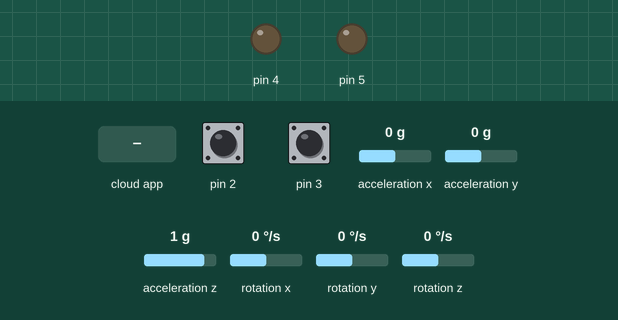
Bench run of a sketch on a simulated Arduino Uno, built with avr-gcc and run on an emulated ATmega328P. Shown: output pins drawn as LEDs (lit = HIGH). The test bench sets the inputs (shaded band); at power-on: pin 2 HIGH, pin 3 HIGH, acceleration x 0 g, acceleration y 0 g, acceleration z 1 g, rotation x 0 °/s, rotation y 0 °/s, rotation z 0 °/s. The ROS host is connected and sends only what is stated.

Above: at 1.2 s.
1.3 s: the phone or cloud app sets linear.x to -100
At 1.9 s:
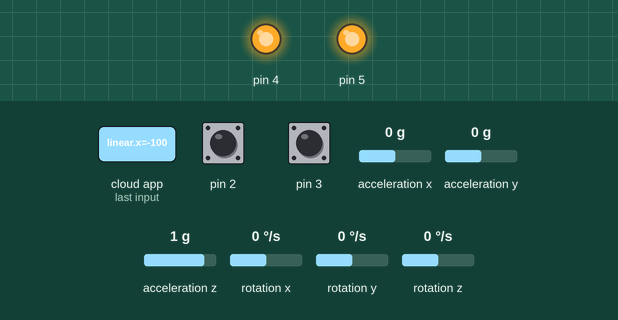
3.6 s: the phone or cloud app sets linear.x to 100
At 5.8 s:
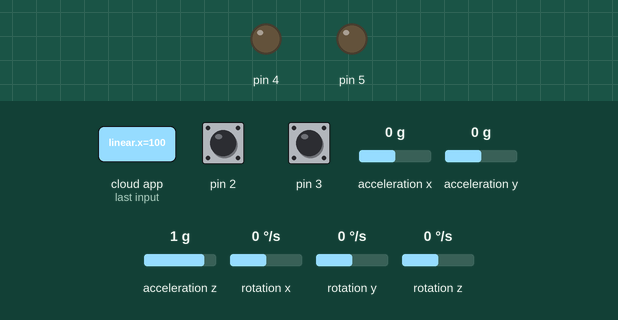
6.6 s: the phone or cloud app sets angular.z to -100
At 7.2 s:
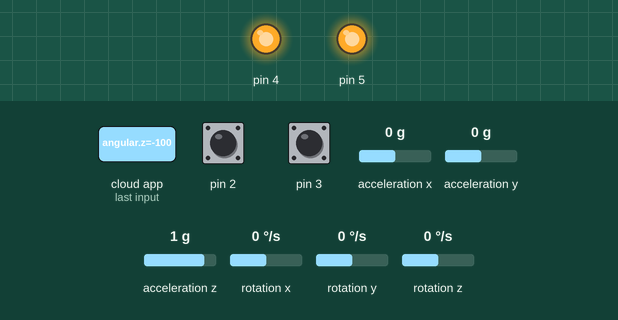
Timing chart, 0 to 9.6 s (numbered marks = the images above; inputs shaded):
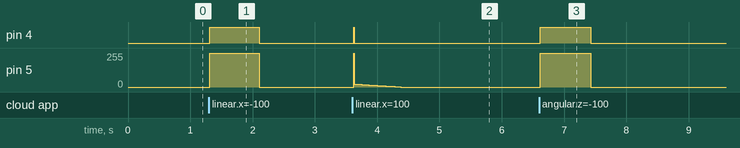

The sketch:

my_robot_mega.ino
```cpp
#include <Wire.h>
#include <MPU6050.h>
#include <my_motor_driver.h>
#include <my_robot_core_config.h>
#include <TimerOne.h>

float yaw = 0;
Vector norm;

void setup()
{
  // Initialize ROS node handle, advertise and subscribe the topics
  nh.getHardware()->setBaud(115200);
  nh.initNode();
  nh.subscribe(cmd_vel_sub);
  nh.advertise(odom_pub);
  nh.advertise(joint_states_pub);
  tf_broadcaster.init(nh);

  // setting for motors
  mt_driver.init();

  //setting for imu
  // Initialize MPU6050
  while (!mpu.begin(MPU6050_SCALE_2000DPS, MPU6050_RANGE_2G));

  // Calibrate gyroscope. The calibration must be at rest.
  // If you don't want calibrate, comment this line.
  mpu.calibrateGyro();

  // Set threshold sensivty. Default 3.
  // If you don't want use threshold, comment this line or set 0.
  mpu.setThreshold(3);

  // setting for slam and navigation (odometry, joint states, TF)
  initOdom();

  initJointStates();

  Timer1.initialize(10000);
  Timer1.attachInterrupt(PID);

  prev_update_time = millis();
}

char test[50];
unsigned int t, temp;
void loop()
{
  uint32_t t = millis();
  updateTime();
  updateVariable(nh.connected());
  updateTFPrefix(nh.connected());

  if ((t - tTime[2]) >= (1000 / DRIVE_INFORMATION_PUBLISH_FREQUENCY))
  {
    updateMotorInfo(mt_driver.getLeftencoder(), mt_driver.getRightencoder());
    publishDriveInformation();
    tTime[2] = t;
  }

  if ((t - tTime[0]) >= (1000/CONTROL_MOTOR_SPEED_FREQUENCY))
  {
    if (t - tTime[6] > CONTROL_MOTOR_TIMEOUT)
    {
      mt_driver.setSetpointL(0);
      mt_driver.setSetpointR(0);
      mt_driver.setpulseL_PID(0);
      mt_driver.setpulseR_PID(0);
    }
    else
    {
      mt_driver.setSetpointL((goal_velocity_from_cmd[LINEAR] - goal_velocity_from_cmd[ANGULAR] * WHEEL_SEPRATION / 2) / (2 * 3.14159265359 * WHEEL_RADIUS) * 60);
      mt_driver.setSetpointR((goal_velocity_from_cmd[LINEAR] + goal_velocity_from_cmd[ANGULAR] * WHEEL_SEPRATION / 2) / (2 * 3.14159265359 * WHEEL_RADIUS) * 60);
    }
    tTime[0] = t;
  }

  nh.spinOnce();
  delay(0.5);
  waitForSerialLink(nh.connected());
}

void PID()
{
  mt_driver.PID();
}

void initJointStates(void)
{
  static char *joint_states_name[] = {(char *)"wheel_left_joint", (char *)"wheel_right_joint"};

  joint_states.header.frame_id = joint_state_header_frame_id;
  joint_states.name = joint_states_name;

  joint_states.name_length = WHEEL_NUM;
  joint_states.position_length = WHEEL_NUM;
  joint_states.velocity_length = WHEEL_NUM;
  joint_states.effort_length = WHEEL_NUM;
}

/*******************************************************************************
  Initialization odometry data
*******************************************************************************/
void initOdom(void)
{
  init_encoder = true;

  for (int index = 0; index < 3; index++)
  {
    odom_pose[index] = 0.0;
    odom_vel[index] = 0.0;
  }

  odom.pose.pose.position.x = 0.0;
  odom.pose.pose.position.y = 0.0;
  odom.pose.pose.position.z = 0.0;

  odom.pose.pose.orientation.x = 0.0;
  odom.pose.pose.orientation.y = 0.0;
  odom.pose.pose.orientation.z = 0.0;
  odom.pose.pose.orientation.w = 0.0;

  odom.twist.twist.linear.x = 0.0;
  odom.twist.twist.angular.z = 0.0;
}

void updateTime()
{
  current_offset = millis();
  current_time = nh.now();
}

void updateOdometry(void)
{
  odom.header.frame_id = odom_header_frame_id;
  odom.child_frame_id = odom_child_frame_id;

  odom.pose.pose.position.x = odom_pose[0];
  odom.pose.pose.position.y = odom_pose[1];
  odom.pose.pose.position.z = 0;
  odom.pose.pose.orientation = tf::createQuaternionFromYaw(odom_pose[2]);

  odom.twist.twist.linear.x = odom_vel[0];
  odom.twist.twist.angular.z = odom_vel[2];
}

void updateTF(geometry_msgs::TransformStamped &odom_tf)
{
  odom_tf.header = odom.header;
  odom_tf.child_frame_id = odom.child_frame_id;
  odom_tf.transform.translation.x = odom.pose.pose.position.x;
  odom_tf.transform.translation.y = odom.pose.pose.position.y;
  odom_tf.transform.translation.z = odom.pose.pose.position.z;
  odom_tf.transform.rotation = odom.pose.pose.orientation;
}

void publishDriveInformation(void)
{
  unsigned long time_now = millis();
  unsigned long step_time = time_now - prev_update_time;
  // char log_msg2[50];

  prev_update_time = time_now;
  ros::Time stamp_now = rosNow();

  // sprintf(log_msg2, "Setup TF on Odometry [%i]", int(step_time));
  // nh.loginfo(log_msg2);

  calcOdometry((double)step_time * 0.001);

  // odometry
  updateOdometry();
  odom.header.stamp = stamp_now;
  odom_pub.publish(&odom);

  // odometry tf
  updateTF(odom_tf);
  odom_tf.header.stamp = stamp_now;
  tf_broadcaster.sendTransform(odom_tf);

  // joint states
  updateJointStates();
  joint_states.header.stamp = stamp_now;
  joint_states_pub.publish(&joint_states);
}

/*******************************************************************************
  Update TF Prefix
*******************************************************************************/
void updateTFPrefix(bool isConnected)
{
  static bool isChecked = false;
  char log_msg[50];

  if (isConnected)
  {
    if (isChecked == false)
    {
      nh.getParam("~tf_prefix", &get_tf_prefix);

      if (!strcmp(get_tf_prefix, ""))
      {
        sprintf(odom_header_frame_id, "odom");
        sprintf(odom_child_frame_id, "base_footprint");

        sprintf(joint_state_header_frame_id, "base_link");
      }
      else
      {
        strcpy(odom_header_frame_id, get_tf_prefix);
        strcpy(odom_child_frame_id, get_tf_prefix);

        strcpy(imu_frame_id, get_tf_prefix);
        strcpy(joint_state_header_frame_id, get_tf_prefix);

        strcat(odom_header_frame_id, "/odom");
        strcat(odom_child_frame_id, "/base_footprint");

        strcat(joint_state_header_frame_id, "/base_link");
      }

      sprintf(log_msg, "Setup TF on Odometry [%s]", odom_header_frame_id);
      nh.loginfo(log_msg);

      sprintf(log_msg, "Setup TF on JointState [%s]", joint_state_header_frame_id);
      nh.loginfo(log_msg);

      isChecked = true;
    }
  }
  else
  {
    isChecked = false;
  }
}

/*******************************************************************************
  Update variable (initialization)
*******************************************************************************/
void updateVariable(bool isConnected)
{
  static bool variable_flag = false;

  if (isConnected)
  {
    if (variable_flag == false)
    {
      initOdom();
      variable_flag = true;
    }
  }
  else
  {
    variable_flag = false;
  }
}

void updateJointStates(void)
{
  static float joint_states_pos[WHEEL_NUM] = {0.0, 0.0};
  static float joint_states_vel[WHEEL_NUM] = {0.0, 0.0};

  joint_states_pos[LEFT] = PULSE2RADL * (double)mt_driver.getLeftencoder();
  joint_states_pos[RIGHT] = PULSE2RADR * (double)mt_driver.getRightencoder();

  joint_states_vel[LEFT] = last_velocity[LEFT];
  joint_states_vel[RIGHT] = last_velocity[RIGHT];

  joint_states.position = joint_states_pos;
  joint_states.velocity = joint_states_vel;
}

void updateMotorInfo(int32_t left_pulse, int32_t right_pulse)
{
  //int32_t current_pulse = 0;
  static int32_t last_pulse[WHEEL_NUM] = {0, 0};

  if (init_encoder)
  {
    for (int index = 0; index < WHEEL_NUM; index++)
    {
      last_diff_pulse[index] = 0;
      last_pulse[index] = 0;
      last_rad[index] = 0.0;

      last_velocity[index] = 0.0;
    }

    last_pulse[LEFT] = left_pulse;
    last_pulse[RIGHT] = right_pulse;
    init_encoder = false;
    return;
  }

  //current_pulse = left_pulse;

  last_diff_pulse[LEFT] = left_pulse - last_pulse[LEFT];
  last_pulse[LEFT] = left_pulse;
  last_rad[LEFT] += PULSE2RADL * (double)last_diff_pulse[LEFT];

  //current_pulse = right_pulse;

  last_diff_pulse[RIGHT] = right_pulse - last_pulse[RIGHT];
  last_pulse[RIGHT] = right_pulse;
  last_rad[RIGHT] += PULSE2RADR * (double)last_diff_pulse[RIGHT];
}

void commandVelocityCallback(const geometry_msgs::Twist &cmd_vel_msg)
{
  goal_velocity_from_cmd[LINEAR] = constrain(cmd_vel_msg.linear.x, MIN_LINEAR_VELOCITY, MAX_LINEAR_VELOCITY);
  goal_velocity_from_cmd[ANGULAR] = constrain(cmd_vel_msg.angular.z, MIN_ANGULAR_VELOCITY, MAX_ANGULAR_VELOCITY);

  if (cmd_vel_msg.linear.x == 0 && cmd_vel_msg.angular.z == 0)
  {
    mt_driver.setpulseL_PID(0);
    mt_driver.setpulseR_PID(0);
  }

  tTime[6] = millis();
}

bool calcOdometry(double diff_time)
{
  double wheel_l, wheel_r; // rotation value of wheel [rad]
  double delta_s, theta, delta_theta;
  static double last_theta = 0.0;
  double v, w; // v = translational velocity [m/s], w = rotational velocity [rad/s]
  double step_time;

  wheel_l = wheel_r = 0.0;
  delta_s = delta_theta = theta = 0.0;
  v = w = 0.0;
  step_time = 0;
  step_time = diff_time;

  if (step_time == 0)
    return false;

  wheel_l = PULSE2RADL * (double)last_diff_pulse[LEFT];
  wheel_r = PULSE2RADR * (double)last_diff_pulse[RIGHT];

  if (isnan(wheel_l))
    wheel_l = 0.0;

  if (isnan(wheel_r))
    wheel_r = 0.0;

  delta_s = WHEEL_RADIUS * (wheel_r + wheel_l) / 2.0;
  norm = mpu.readNormalizeGyro();
  yaw = yaw + norm.ZAxis * step_time;
  theta = yaw * PI / 180;
  delta_theta = theta - last_theta;

  // compute odometric pose
  odom_pose[0] += delta_s * cos(odom_pose[2] + (delta_theta / 2.0));
  odom_pose[1] += delta_s * sin(odom_pose[2] + (delta_theta / 2.0));
  odom_pose[2] += delta_theta;

  // compute odometric instantaneouse velocity

  v = delta_s / step_time;
  w = delta_theta / step_time;

  odom_vel[0] = v;
  odom_vel[1] = 0.0;
  odom_vel[2] = w;

  last_velocity[LEFT] = wheel_l / step_time;
  last_velocity[RIGHT] = wheel_r / step_time;
  last_theta = theta;

  return true;
}

ros::Time rosNow()
{
  return nh.now();
}

void motor_driver::cal_encoderL()
{
  mt_driver.read_EncoderL();
}

void motor_driver::cal_encoderR()
{
  mt_driver.read_EncoderR();
}

/*******************************************************************************
  Wait for Serial Link
*******************************************************************************/
void waitForSerialLink(bool isConnected)
{
  static bool wait_flag = false;

  if (isConnected)
  {
    if (wait_flag == false)
    {
      delay(10);

      wait_flag = true;
    }
  }
  else
  {
    wait_flag = false;
  }
}
```

Source omitted: my_robot_driver.cpp (10336 bytes)

Measured:
- after the input at 1.3 s, pin 4: LOW → HIGH at once, → LOW 0.80 s later; pin 5: 0/255 → 255/255 at once, → 0/255 0.80 s later
- after the input at 3.6 s, pin 4: LOW → HIGH at once, → LOW 0.01 s later
- after the input at 6.6 s, pin 4: LOW → HIGH at once, → LOW 0.81 s later; pin 5: 0/255 → 255/255 at once, → 0/255 0.81 s later
